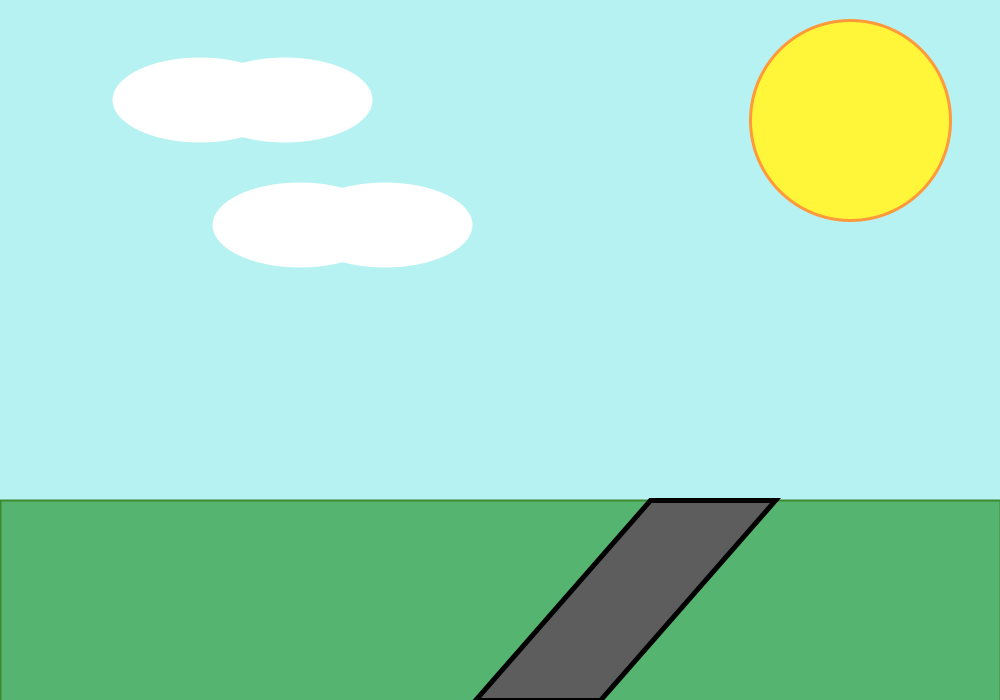
Frame 1 (no input)
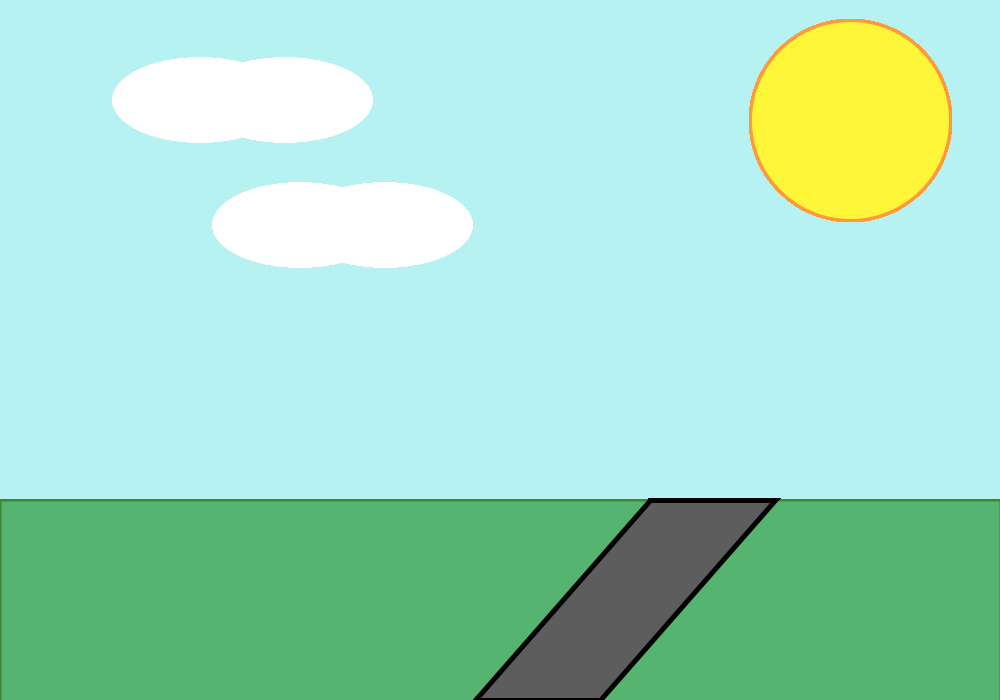
Frame 60 (the mouse pressed at the canvas centre just before this capture)
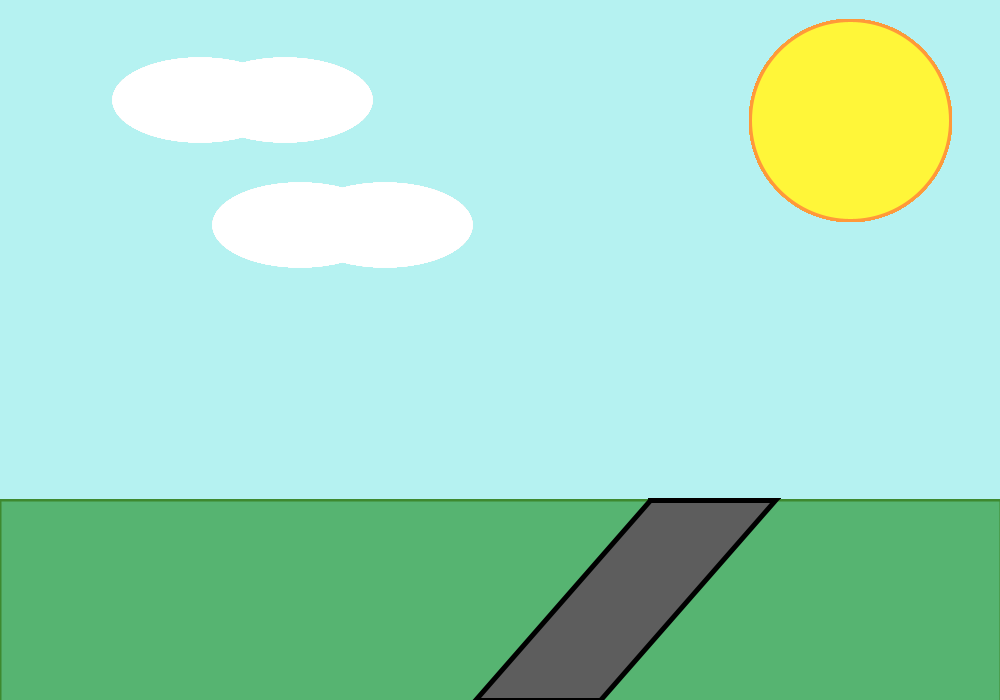
Frame 120 (the mouse held since frame 60 and released just before this capture)

The Processing sketch that drew these frames (run headless with seeded random() and noise(); from frame 60 on, the mouse is pressed at the canvas centre):

// Processing sketch: str428_assignment1
// ── str428_assignment1.pde
void setup() {
  size(1000, 700);
  background(181, 242, 241);
}

void draw() {
  fill(86, 180, 113);
  strokeWeight(2);
  stroke(61, 137, 47);
  rect(0, 500, 1000, 250);
  noStroke();
  fill(255, 255);
  ellipse(200, 100, 175, 85);
  ellipse(285, 100, 175, 85);
  ellipse(300, 225, 175, 85);
  ellipse(385, 225, 175, 85);
  stroke(255, 153, 57);
  strokeWeight(3);
  fill(255, 246, 57);
  ellipse(850, 120, 200, 200);
  strokeWeight(5);
  stroke(0);
  fill(93);
  quad(650, 500, 775, 500, 600, 700, 475, 700);
  strokeWeight(2);
  stroke(255);
}
